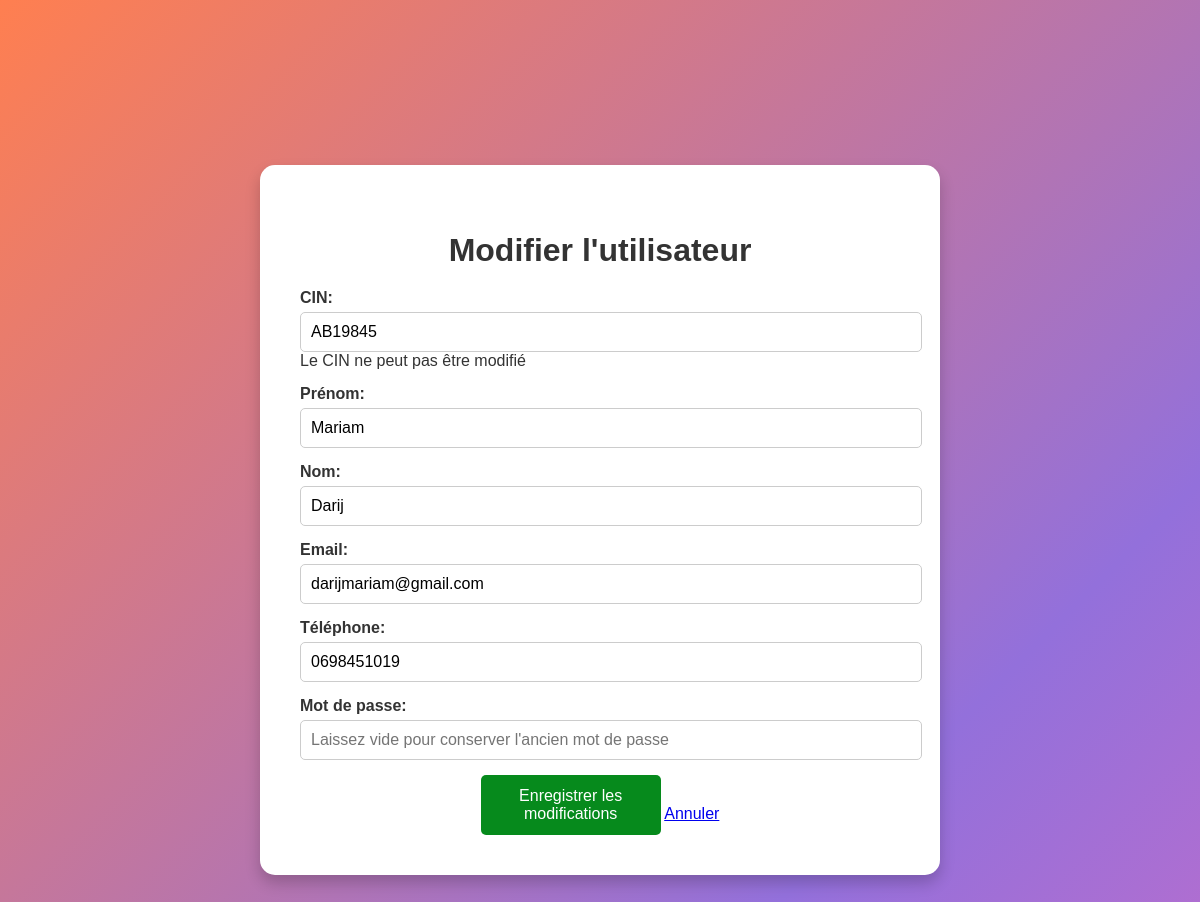
The page /modifier.php?cin=AB19845 on the database its author committed.
### tables this page shows
CREATE TABLE `user` (
  `CIN` varchar(12) NOT NULL COMMENT 'votre cin',
  `nom` varchar(110) NOT NULL,
  `prénom` varchar(110) NOT NULL,
  `email` varchar(300) NOT NULL,
  `téléphone` varchar(100) NOT NULL,
  `mot_de_passe` varchar(200) NOT NULL
);

### modifier.php (the view, shortened to what this page needs)
<?php
$cin = $_GET['cin'];
$servername = "localhost";
$username = "root";
$password = "";
$dbname = "adfm";
$conn = new mysqli($servername, $username, $password, $dbname);
$conn->set_charset("utf8mb4");
$stmt = $conn->prepare("SELECT CIN, `prénom`, nom, email, `téléphone`, `mot_de_passe` FROM user WHERE CIN = ?");
$stmt->bind_param("s", $cin);
$stmt->execute();
$result = $stmt->get_result();
$user = $result->fetch_assoc();
?>
<!DOCTYPE html>
<html lang="fr">
<head>
    <link rel="stylesheet" href="style.css">
</head>
<body>
    <div class="container">
        <h2>Modifier l'utilisateur</h2>
        <form id="modificationForm" method="POST" onsubmit="return validateForm()">
            <div class="form-group">
                <label for="cin">CIN:</label>
                <input type="text" id="cin" name="cin" value="<?php echo htmlspecialchars($user['CIN']); ?>" readonly>
                <span class="note">Le CIN ne peut pas être modifié</span>
            </div>
            <div class="form-group">
                <label for="prenom">Prénom:</label>
                <input type="text" id="prenom" name="prenom" value="<?php echo htmlspecialchars($user['prénom']); ?>">
            </div>
            <div class="form-group">
                <label for="nom">Nom:</label>
                <input type="text" id="nom" name="nom" value="<?php echo htmlspecialchars($user['nom']); ?>">
            </div>
            <div class="form-group">
                <label for="email">Email:</label>
                <input type="email" id="email" name="email" value="<?php echo htmlspecialchars($user['email']); ?>">
            </div>
            <div class="form-group">
                <label for="telephone">Téléphone:</label>
                <input type="text" id="telephone" name="telephone"
                    value="<?php echo htmlspecialchars($user['téléphone']); ?>">
            </div>
            <div class="form-group">
                <label for="password">Mot de passe:</label>
                <input type="password" id="password" name="password"
                    placeholder="Laissez vide pour conserver l'ancien mot de passe">
            </div>
            <div class="button-group">
                <button type="submit" class="submit-btn">Enregistrer les modifications</button>
                <a href="tableau.php" class="cancel-btn">Annuler</a>
            </div>
        </form>
    </div>
</body>
</html>

### style.css (style rules this page uses)
body { margin: 0; font-family: Arial, sans-serif; background: linear-gradient(135deg, #ff7f50, #9370db, #ff69b4, #32cd32, #ffd700); background-size: 300% 300%; animation: gradientAnimation 10s ease infinite; color: #333; height: 130vh; display: flex; justify-content: center; align-items: center; transition: background 0.5s ease; }
.container { background-color: white; padding: 40px; border-radius: 15px; box-shadow: 0 8px 15px rgba(0, 0, 0, 0.2); width: 100%; max-width: 50%; text-align: center; transition: background-color 0.3s ease, color 0.3s ease; }
h2 { font-size: 2rem; margin-bottom: 20px; }
.form-group { margin-bottom: 15px; text-align: left; }
label { display: block; margin-bottom: 5px; font-weight: bold; }
input[type="text"], input[type="email"], input[type="password"] { width: 100%; padding: 10px; border: 1px solid #ccc; border-radius: 5px; font-size: 1rem; }
.submit-btn { background-color: #068a1c; color: white; border: none; padding: 12px 20px; font-size: 1rem; border-radius: 5px; cursor: pointer; transition: background-color 0.3s ease; width: 30%; }

### rows shown on the page
user: cin "AB19845", prenom "Mariam", nom "Darij", email "darijmariam@gmail.com", telephone "0698451019"
